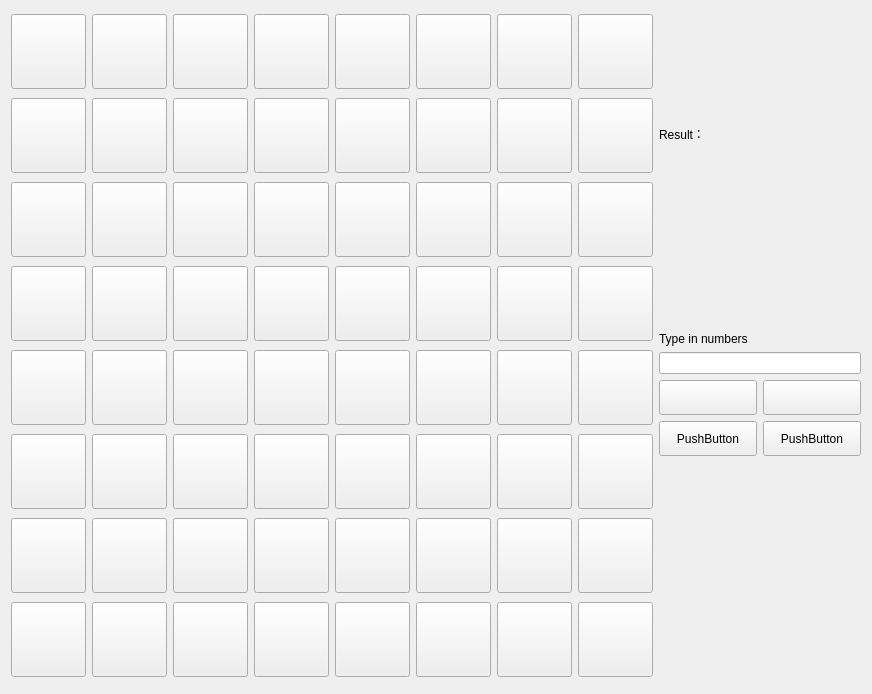
<?xml version="1.0" encoding="UTF-8"?>
<ui version="4.0">
 <class>Sudoku_Widget</class>
 <widget class="QWidget" name="Sudoku_Widget">
  <property name="geometry">
   <rect>
    <x>0</x>
    <y>0</y>
    <width>872</width>
    <height>694</height>
   </rect>
  </property>
  <property name="minimumSize">
   <size>
    <width>872</width>
    <height>694</height>
   </size>
  </property>
  <property name="maximumSize">
   <size>
    <width>872</width>
    <height>694</height>
   </size>
  </property>
  <property name="windowTitle">
   <string>Form</string>
  </property>
  <property name="autoFillBackground">
   <bool>false</bool>
  </property>
  <property name="styleSheet">
   <string notr="true"/>
  </property>
  <layout class="QGridLayout" name="gridLayout">
   <item row="0" column="0">
    <layout class="QHBoxLayout" name="horizontalLayout_9">
     <item>
      <layout class="QVBoxLayout" name="verticalLayout">
       <item>
        <layout class="QHBoxLayout" name="horizontalLayout_1">
         <item>
          <widget class="QPushButton" name="pushButton_1">
           <property name="minimumSize">
            <size>
             <width>75</width>
             <height>75</height>
            </size>
           </property>
           <property name="maximumSize">
            <size>
             <width>75</width>
             <height>75</height>
            </size>
           </property>
           <property name="text">
            <string/>
           </property>
          </widget>
         </item>
         <item>
          <widget class="QPushButton" name="pushButton_2">
           <property name="minimumSize">
            <size>
             <width>75</width>
             <height>75</height>
            </size>
           </property>
           <property name="maximumSize">
            <size>
             <width>75</width>
             <height>75</height>
            </size>
           </property>
           <property name="text">
            <string/>
           </property>
          </widget>
         </item>
         <item>
          <widget class="QPushButton" name="pushButton_3">
           <property name="minimumSize">
            <size>
             <width>75</width>
             <height>75</height>
            </size>
           </property>
           <property name="maximumSize">
            <size>
             <width>75</width>
             <height>75</height>
            </size>
           </property>
           <property name="text">
            <string/>
           </property>
          </widget>
         </item>
         <item>
          <widget class="QPushButton" name="pushButton_4">
           <property name="minimumSize">
            <size>
             <width>75</width>
             <height>75</height>
            </size>
           </property>
           <property name="maximumSize">
            <size>
             <width>75</width>
             <height>75</height>
            </size>
           </property>
           <property name="text">
            <string/>
           </property>
          </widget>
         </item>
         <item>
          <widget class="QPushButton" name="pushButton_5">
           <property name="minimumSize">
            <size>
             <width>75</width>
             <height>75</height>
            </size>
           </property>
           <property name="maximumSize">
            <size>
             <width>75</width>
             <height>75</height>
            </size>
           </property>
           <property name="text">
            <string/>
           </property>
          </widget>
         </item>
         <item>
          <widget class="QPushButton" name="pushButton_6">
           <property name="minimumSize">
            <size>
             <width>75</width>
             <height>75</height>
            </size>
           </property>
           <property name="maximumSize">
            <size>
             <width>75</width>
             <height>75</height>
            </size>
           </property>
           <property name="text">
            <string/>
           </property>
          </widget>
         </item>
         <item>
          <widget class="QPushButton" name="pushButton_7">
           <property name="minimumSize">
            <size>
             <width>75</width>
             <height>75</height>
            </size>
           </property>
           <property name="maximumSize">
            <size>
             <width>75</width>
             <height>75</height>
            </size>
           </property>
           <property name="text">
            <string/>
           </property>
          </widget>
         </item>
         <item>
          <widget class="QPushButton" name="pushButton_8">
           <property name="minimumSize">
            <size>
             <width>75</width>
             <height>75</height>
            </size>
           </property>
           <property name="maximumSize">
            <size>
             <width>75</width>
             <height>75</height>
            </size>
           </property>
           <property name="text">
            <string/>
           </property>
          </widget>
         </item>
        </layout>
       </item>
       <item>
        <layout class="QHBoxLayout" name="horizontalLayout_2">
         <item>
          <widget class="QPushButton" name="pushButton_9">
           <property name="minimumSize">
            <size>
             <width>75</width>
             <height>75</height>
            </size>
           </property>
           <property name="maximumSize">
            <size>
             <width>75</width>
             <height>75</height>
            </size>
           </property>
           <property name="text">
            <string/>
           </property>
          </widget>
         </item>
         <item>
          <widget class="QPushButton" name="pushButton_10">
           <property name="minimumSize">
            <size>
             <width>75</width>
             <height>75</height>
            </size>
           </property>
           <property name="maximumSize">
            <size>
             <width>75</width>
             <height>75</height>
            </size>
           </property>
           <property name="text">
            <string/>
           </property>
          </widget>
         </item>
         <item>
          <widget class="QPushButton" name="pushButton_11">
           <property name="minimumSize">
            <size>
             <width>75</width>
             <height>75</height>
            </size>
           </property>
           <property name="maximumSize">
            <size>
             <width>75</width>
             <height>75</height>
            </size>
           </property>
           <property name="text">
            <string/>
           </property>
          </widget>
         </item>
         <item>
          <widget class="QPushButton" name="pushButton_12">
           <property name="minimumSize">
            <size>
             <width>75</width>
             <height>75</height>
            </size>
           </property>
           <property name="maximumSize">
            <size>
             <width>75</width>
             <height>75</height>
            </size>
           </property>
           <property name="text">
            <string/>
           </property>
          </widget>
         </item>
         <item>
          <widget class="QPushButton" name="pushButton_13">
           <property name="minimumSize">
            <size>
             <width>75</width>
             <height>75</height>
            </size>
           </property>
           <property name="maximumSize">
            <size>
             <width>75</width>
             <height>75</height>
            </size>
           </property>
           <property name="text">
            <string/>
           </property>
          </widget>
         </item>
         <item>
          <widget class="QPushButton" name="pushButton_14">
           <property name="minimumSize">
            <size>
             <width>75</width>
             <height>75</height>
            </size>
           </property>
           <property name="maximumSize">
            <size>
             <width>75</width>
             <height>75</height>
            </size>
           </property>
           <property name="text">
            <string/>
           </property>
          </widget>
         </item>
         <item>
          <widget class="QPushButton" name="pushButton_15">
           <property name="minimumSize">
            <size>
             <width>75</width>
             <height>75</height>
            </size>
           </property>
           <property name="maximumSize">
            <size>
             <width>75</width>
             <height>75</height>
            </size>
           </property>
           <property name="text">
            <string/>
           </property>
          </widget>
         </item>
         <item>
          <widget class="QPushButton" name="pushButton_16">
           <property name="minimumSize">
            <size>
             <width>75</width>
             <height>75</height>
            </size>
           </property>
           <property name="maximumSize">
            <size>
             <width>75</width>
             <height>75</height>
            </size>
           </property>
           <property name="text">
            <string/>
           </property>
          </widget>
         </item>
        </layout>
       </item>
       <item>
        <layout class="QHBoxLayout" name="horizontalLayout_3">
         <item>
          <widget class="QPushButton" name="pushButton_17">
           <property name="minimumSize">
            <size>
             <width>75</width>
             <height>75</height>
            </size>
           </property>
           <property name="maximumSize">
            <size>
             <width>75</width>
             <height>75</height>
            </size>
           </property>
           <property name="text">
            <string/>
           </property>
          </widget>
         </item>
         <item>
          <widget class="QPushButton" name="pushButton_18">
           <property name="minimumSize">
            <size>
             <width>75</width>
             <height>75</height>
            </size>
           </property>
           <property name="maximumSize">
            <size>
             <width>75</width>
             <height>75</height>
            </size>
           </property>
           <property name="text">
            <string/>
           </property>
          </widget>
         </item>
         <item>
          <widget class="QPushButton" name="pushButton_19">
           <property name="minimumSize">
            <size>
             <width>75</width>
             <height>75</height>
            </size>
           </property>
           <property name="maximumSize">
            <size>
             <width>75</width>
             <height>75</height>
            </size>
           </property>
           <property name="text">
            <string/>
           </property>
          </widget>
         </item>
         <item>
          <widget class="QPushButton" name="pushButton_20">
           <property name="minimumSize">
            <size>
             <width>75</width>
             <height>75</height>
            </size>
           </property>
           <property name="maximumSize">
            <size>
             <width>75</width>
             <height>75</height>
            </size>
           </property>
           <property name="text">
            <string/>
           </property>
          </widget>
         </item>
         <item>
          <widget class="QPushButton" name="pushButton_21">
           <property name="minimumSize">
            <size>
             <width>75</width>
             <height>75</height>
            </size>
           </property>
           <property name="maximumSize">
            <size>
             <width>75</width>
             <height>75</height>
            </size>
           </property>
           <property name="text">
            <string/>
           </property>
          </widget>
         </item>
         <item>
          <widget class="QPushButton" name="pushButton_22">
           <property name="minimumSize">
            <size>
             <width>75</width>
             <height>75</height>
            </size>
           </property>
           <property name="maximumSize">
            <size>
             <width>75</width>
             <height>75</height>
            </size>
           </property>
           <property name="text">
            <string/>
           </property>
          </widget>
         </item>
         <item>
          <widget class="QPushButton" name="pushButton_23">
           <property name="minimumSize">
            <size>
             <width>75</width>
             <height>75</height>
            </size>
           </property>
           <property name="maximumSize">
            <size>
             <width>75</width>
             <height>75</height>
            </size>
           </property>
           <property name="text">
            <string/>
           </property>
          </widget>
         </item>
         <item>
          <widget class="QPushButton" name="pushButton_24">
           <property name="minimumSize">
            <size>
             <width>75</width>
             <height>75</height>
            </size>
           </property>
           <property name="maximumSize">
            <size>
             <width>75</width>
             <height>75</height>
            </size>
           </property>
           <property name="text">
            <string/>
           </property>
          </widget>
         </item>
        </layout>
       </item>
       <item>
        <layout class="QHBoxLayout" name="horizontalLayout_4">
         <item>
          <widget class="QPushButton" name="pushButton_25">
           <property name="minimumSize">
            <size>
             <width>75</width>
             <height>75</height>
            </size>
           </property>
           <property name="maximumSize">
            <size>
             <width>75</width>
             <height>75</height>
            </size>
           </property>
           <property name="text">
            <string/>
           </property>
          </widget>
         </item>
         <item>
          <widget class="QPushButton" name="pushButton_26">
           <property name="minimumSize">
            <size>
             <width>75</width>
             <height>75</height>
            </size>
           </property>
           <property name="maximumSize">
            <size>
             <width>75</width>
             <height>75</height>
            </size>
           </property>
           <property name="text">
            <string/>
           </property>
          </widget>
         </item>
         <item>
          <widget class="QPushButton" name="pushButton_27">
           <property name="minimumSize">
            <size>
             <width>75</width>
             <height>75</height>
            </size>
           </property>
           <property name="maximumSize">
            <size>
             <width>75</width>
             <height>75</height>
            </size>
           </property>
           <property name="text">
            <string/>
           </property>
          </widget>
         </item>
         <item>
          <widget class="QPushButton" name="pushButton_28">
           <property name="minimumSize">
            <size>
             <width>75</width>
             <height>75</height>
            </size>
           </property>
           <property name="maximumSize">
            <size>
             <width>75</width>
             <height>75</height>
            </size>
           </property>
           <property name="text">
            <string/>
           </property>
          </widget>
         </item>
         <item>
          <widget class="QPushButton" name="pushButton_29">
           <property name="minimumSize">
            <size>
             <width>75</width>
             <height>75</height>
            </size>
           </property>
           <property name="maximumSize">
            <size>
             <width>75</width>
             <height>75</height>
            </size>
           </property>
           <property name="text">
            <string/>
           </property>
          </widget>
         </item>
         <item>
          <widget class="QPushButton" name="pushButton_30">
           <property name="minimumSize">
            <size>
             <width>75</width>
             <height>75</height>
            </size>
           </property>
           <property name="maximumSize">
            <size>
             <width>75</width>
             <height>75</height>
            </size>
           </property>
           <property name="text">
            <string/>
           </property>
          </widget>
         </item>
         <item>
          <widget class="QPushButton" name="pushButton_31">
           <property name="minimumSize">
            <size>
             <width>75</width>
             <height>75</height>
            </size>
           </property>
           <property name="maximumSize">
            <size>
             <width>75</width>
             <height>75</height>
            </size>
           </property>
           <property name="text">
            <string/>
           </property>
          </widget>
         </item>
         <item>
          <widget class="QPushButton" name="pushButton_32">
           <property name="minimumSize">
            <size>
             <width>75</width>
             <height>75</height>
            </size>
           </property>
           <property name="maximumSize">
            <size>
             <width>75</width>
             <height>75</height>
            </size>
           </property>
           <property name="text">
            <string/>
           </property>
          </widget>
         </item>
        </layout>
       </item>
       <item>
        <layout class="QHBoxLayout" name="horizontalLayout_5">
         <item>
          <widget class="QPushButton" name="pushButton_33">
           <property name="minimumSize">
            <size>
             <width>75</width>
             <height>75</height>
            </size>
           </property>
           <property name="maximumSize">
            <size>
             <width>75</width>
             <height>75</height>
            </size>
           </property>
           <property name="text">
            <string/>
           </property>
          </widget>
         </item>
         <item>
          <widget class="QPushButton" name="pushButton_34">
           <property name="minimumSize">
            <size>
             <width>75</width>
             <height>75</height>
            </size>
           </property>
           <property name="maximumSize">
            <size>
             <width>75</width>
             <height>75</height>
            </size>
           </property>
           <property name="text">
            <string/>
           </property>
          </widget>
         </item>
         <item>
          <widget class="QPushButton" name="pushButton_35">
           <property name="minimumSize">
            <size>
             <width>75</width>
             <height>75</height>
            </size>
           </property>
           <property name="maximumSize">
            <size>
             <width>75</width>
             <height>75</height>
            </size>
           </property>
           <property name="text">
            <string/>
           </property>
          </widget>
         </item>
         <item>
          <widget class="QPushButton" name="pushButton_36">
           <property name="minimumSize">
            <size>
             <width>75</width>
             <height>75</height>
            </size>
           </property>
           <property name="maximumSize">
            <size>
             <width>75</width>
             <height>75</height>
            </size>
           </property>
           <property name="text">
            <string/>
           </property>
          </widget>
         </item>
         <item>
          <widget class="QPushButton" name="pushButton_37">
           <property name="minimumSize">
            <size>
             <width>75</width>
             <height>75</height>
            </size>
           </property>
           <property name="maximumSize">
            <size>
             <width>75</width>
             <height>75</height>
            </size>
           </property>
           <property name="text">
            <string/>
           </property>
          </widget>
         </item>
         <item>
          <widget class="QPushButton" name="pushButton_38">
           <property name="minimumSize">
            <size>
             <width>75</width>
             <height>75</height>
            </size>
           </property>
           <property name="maximumSize">
            <size>
             <width>75</width>
             <height>75</height>
            </size>
           </property>
           <property name="text">
            <string/>
           </property>
          </widget>
         </item>
         <item>
          <widget class="QPushButton" name="pushButton_39">
           <property name="minimumSize">
            <size>
             <width>75</width>
             <height>75</height>
            </size>
           </property>
           <property name="maximumSize">
            <size>
             <width>75</width>
             <height>75</height>
            </size>
           </property>
           <property name="text">
            <string/>
           </property>
          </widget>
         </item>
         <item>
          <widget class="QPushButton" name="pushButton_40">
           <property name="minimumSize">
            <size>
             <width>75</width>
             <height>75</height>
            </size>
           </property>
           <property name="maximumSize">
            <size>
             <width>75</width>
             <height>75</height>
            </size>
           </property>
           <property name="text">
            <string/>
           </property>
          </widget>
         </item>
        </layout>
       </item>
       <item>
        <layout class="QHBoxLayout" name="horizontalLayout_6">
         <item>
          <widget class="QPushButton" name="pushButton_41">
           <property name="minimumSize">
            <size>
             <width>75</width>
             <height>75</height>
            </size>
           </property>
           <property name="maximumSize">
            <size>
             <width>75</width>
             <height>75</height>
            </size>
           </property>
           <property name="text">
            <string/>
           </property>
          </widget>
         </item>
         <item>
          <widget class="QPushButton" name="pushButton_42">
           <property name="minimumSize">
            <size>
             <width>75</width>
             <height>75</height>
            </size>
           </property>
           <property name="maximumSize">
            <size>
             <width>75</width>
             <height>75</height>
            </size>
           </property>
           <property name="text">
            <string/>
           </property>
          </widget>
         </item>
         <item>
          <widget class="QPushButton" name="pushButton_43">
           <property name="minimumSize">
            <size>
             <width>75</width>
             <height>75</height>
            </size>
           </property>
           <property name="maximumSize">
            <size>
             <width>75</width>
             <height>75</height>
            </size>
           </property>
           <property name="text">
            <string/>
           </property>
          </widget>
         </item>
         <item>
          <widget class="QPushButton" name="pushButton_44">
           <property name="minimumSize">
            <size>
             <width>75</width>
             <height>75</height>
            </size>
           </property>
           <property name="maximumSize">
            <size>
             <width>75</width>
             <height>75</height>
            </size>
           </property>
           <property name="text">
            <string/>
           </property>
          </widget>
         </item>
         <item>
          <widget class="QPushButton" name="pushButton_45">
           <property name="minimumSize">
            <size>
             <width>75</width>
             <height>75</height>
            </size>
           </property>
           <property name="maximumSize">
            <size>
             <width>75</width>
             <height>75</height>
            </size>
           </property>
           <property name="text">
            <string/>
           </property>
          </widget>
         </item>
         <item>
          <widget class="QPushButton" name="pushButton_46">
           <property name="minimumSize">
            <size>
             <width>75</width>
             <height>75</height>
            </size>
           </property>
           <property name="maximumSize">
            <size>
             <width>75</width>
             <height>75</height>
            </size>
           </property>
           <property name="text">
            <string/>
           </property>
          </widget>
         </item>
         <item>
          <widget class="QPushButton" name="pushButton_47">
           <property name="minimumSize">
            <size>
             <width>75</width>
             <height>75</height>
            </size>
           </property>
           <property name="maximumSize">
            <size>
             <width>75</width>
             <height>75</height>
            </size>
           </property>
           <property name="text">
            <string/>
           </property>
          </widget>
         </item>
         <item>
          <widget class="QPushButton" name="pushButton_48">
           <property name="minimumSize">
            <size>
             <width>75</width>
             <height>75</height>
            </size>
           </property>
           <property name="maximumSize">
            <size>
             <width>75</width>
             <height>75</height>
            </size>
           </property>
           <property name="text">
            <string/>
           </property>
          </widget>
         </item>
        </layout>
       </item>
       <item>
        <layout class="QHBoxLayout" name="horizontalLayout_7">
         <item>
          <widget class="QPushButton" name="pushButton_49">
           <property name="minimumSize">
            <size>
             <width>75</width>
             <height>75</height>
            </size>
           </property>
           <property name="maximumSize">
            <size>
             <width>75</width>
             <height>75</height>
            </size>
           </property>
           <property name="text">
            <string/>
           </property>
          </widget>
         </item>
         <item>
          <widget class="QPushButton" name="pushButton_50">
           <property name="minimumSize">
            <size>
             <width>75</width>
             <height>75</height>
            </size>
           </property>
           <property name="maximumSize">
            <size>
             <width>75</width>
             <height>75</height>
            </size>
           </property>
           <property name="text">
            <string/>
           </property>
          </widget>
         </item>
         <item>
          <widget class="QPushButton" name="pushButton_51">
           <property name="minimumSize">
            <size>
             <width>75</width>
             <height>75</height>
            </size>
           </property>
           <property name="maximumSize">
            <size>
             <width>75</width>
             <height>75</height>
            </size>
           </property>
           <property name="text">
            <string/>
           </property>
          </widget>
         </item>
         <item>
          <widget class="QPushButton" name="pushButton_52">
           <property name="minimumSize">
            <size>
             <width>75</width>
             <height>75</height>
            </size>
           </property>
           <property name="maximumSize">
            <size>
             <width>75</width>
             <height>75</height>
            </size>
           </property>
           <property name="text">
            <string/>
           </property>
          </widget>
         </item>
         <item>
          <widget class="QPushButton" name="pushButton_53">
           <property name="minimumSize">
            <size>
             <width>75</width>
             <height>75</height>
            </size>
           </property>
           <property name="maximumSize">
            <size>
             <width>75</width>
             <height>75</height>
            </size>
           </property>
           <property name="text">
            <string/>
           </property>
          </widget>
         </item>
         <item>
          <widget class="QPushButton" name="pushButton_54">
           <property name="minimumSize">
            <size>
             <width>75</width>
             <height>75</height>
            </size>
           </property>
           <property name="maximumSize">
            <size>
             <width>75</width>
             <height>75</height>
            </size>
           </property>
           <property name="text">
            <string/>
           </property>
          </widget>
         </item>
         <item>
          <widget class="QPushButton" name="pushButton_55">
           <property name="minimumSize">
            <size>
             <width>75</width>
             <height>75</height>
            </size>
           </property>
           <property name="maximumSize">
            <size>
             <width>75</width>
             <height>75</height>
            </size>
           </property>
           <property name="text">
            <string/>
           </property>
          </widget>
         </item>
         <item>
          <widget class="QPushButton" name="pushButton_56">
           <property name="minimumSize">
            <size>
             <width>75</width>
             <height>75</height>
            </size>
           </property>
           <property name="maximumSize">
            <size>
             <width>75</width>
             <height>75</height>
            </size>
           </property>
           <property name="text">
            <string/>
           </property>
          </widget>
         </item>
        </layout>
       </item>
       <item>
        <layout class="QHBoxLayout" name="horizontalLayout_8">
         <item>
          <widget class="QPushButton" name="pushButton_57">
           <property name="minimumSize">
            <size>
             <width>75</width>
             <height>75</height>
            </size>
           </property>
           <property name="maximumSize">
            <size>
             <width>75</width>
             <height>75</height>
            </size>
           </property>
           <property name="text">
            <string/>
           </property>
          </widget>
         </item>
         <item>
          <widget class="QPushButton" name="pushButton_58">
           <property name="minimumSize">
            <size>
             <width>75</width>
             <height>75</height>
            </size>
           </property>
           <property name="maximumSize">
            <size>
             <width>75</width>
             <height>75</height>
            </size>
           </property>
           <property name="text">
            <string/>
           </property>
          </widget>
         </item>
         <item>
          <widget class="QPushButton" name="pushButton_59">
           <property name="minimumSize">
            <size>
             <width>75</width>
             <height>75</height>
            </size>
           </property>
           <property name="maximumSize">
            <size>
             <width>75</width>
             <height>75</height>
            </size>
           </property>
           <property name="text">
            <string/>
           </property>
          </widget>
         </item>
         <item>
          <widget class="QPushButton" name="pushButton_60">
           <property name="minimumSize">
            <size>
             <width>75</width>
             <height>75</height>
            </size>
           </property>
           <property name="maximumSize">
            <size>
             <width>75</width>
             <height>75</height>
            </size>
           </property>
           <property name="text">
            <string/>
           </property>
          </widget>
         </item>
         <item>
          <widget class="QPushButton" name="pushButton_61">
           <property name="minimumSize">
            <size>
             <width>75</width>
             <height>75</height>
            </size>
           </property>
           <property name="maximumSize">
            <size>
             <width>75</width>
             <height>75</height>
            </size>
           </property>
           <property name="text">
            <string/>
           </property>
          </widget>
         </item>
         <item>
          <widget class="QPushButton" name="pushButton_62">
           <property name="minimumSize">
            <size>
             <width>75</width>
             <height>75</height>
            </size>
           </property>
           <property name="maximumSize">
            <size>
             <width>75</width>
             <height>75</height>
            </size>
           </property>
           <property name="text">
            <string/>
           </property>
          </widget>
         </item>
         <item>
          <widget class="QPushButton" name="pushButton_63">
           <property name="minimumSize">
            <size>
             <width>75</width>
             <height>75</height>
            </size>
           </property>
           <property name="maximumSize">
            <size>
             <width>75</width>
             <height>75</height>
            </size>
           </property>
           <property name="text">
            <string/>
           </property>
          </widget>
         </item>
         <item>
          <widget class="QPushButton" name="pushButton_64">
           <property name="minimumSize">
            <size>
             <width>75</width>
             <height>75</height>
            </size>
           </property>
           <property name="maximumSize">
            <size>
             <width>75</width>
             <height>75</height>
            </size>
           </property>
           <property name="text">
            <string/>
           </property>
          </widget>
         </item>
        </layout>
       </item>
      </layout>
     </item>
    </layout>
   </item>
   <item row="0" column="1">
    <layout class="QVBoxLayout" name="verticalLayout_2">
     <item>
      <spacer name="verticalSpacer">
       <property name="orientation">
        <enum>Qt::Vertical</enum>
       </property>
       <property name="sizeHint" stdset="0">
        <size>
         <width>20</width>
         <height>40</height>
        </size>
       </property>
      </spacer>
     </item>
     <item>
      <widget class="QLabel" name="label_2">
       <property name="text">
        <string>Result：</string>
       </property>
      </widget>
     </item>
     <item alignment="Qt::AlignHCenter">
      <widget class="QLabel" name="label_3">
       <property name="minimumSize">
        <size>
         <width>64</width>
         <height>64</height>
        </size>
       </property>
       <property name="maximumSize">
        <size>
         <width>64</width>
         <height>64</height>
        </size>
       </property>
       <property name="text">
        <string/>
       </property>
       <property name="alignment">
        <set>Qt::AlignCenter</set>
       </property>
      </widget>
     </item>
     <item>
      <spacer name="verticalSpacer_3">
       <property name="orientation">
        <enum>Qt::Vertical</enum>
       </property>
       <property name="sizeHint" stdset="0">
        <size>
         <width>20</width>
         <height>40</height>
        </size>
       </property>
      </spacer>
     </item>
     <item>
      <widget class="QLabel" name="label">
       <property name="text">
        <string>Type in numbers</string>
       </property>
      </widget>
     </item>
     <item>
      <widget class="QLineEdit" name="lineEdit"/>
     </item>
     <item>
      <layout class="QHBoxLayout" name="horizontalLayout">
       <item>
        <widget class="QPushButton" name="pushButton">
         <property name="minimumSize">
          <size>
           <width>0</width>
           <height>35</height>
          </size>
         </property>
         <property name="maximumSize">
          <size>
           <width>16777215</width>
           <height>35</height>
          </size>
         </property>
         <property name="text">
          <string/>
         </property>
        </widget>
       </item>
       <item>
        <widget class="QPushButton" name="pushButton_65">
         <property name="minimumSize">
          <size>
           <width>0</width>
           <height>35</height>
          </size>
         </property>
         <property name="maximumSize">
          <size>
           <width>16777215</width>
           <height>35</height>
          </size>
         </property>
         <property name="text">
          <string/>
         </property>
        </widget>
       </item>
      </layout>
     </item>
     <item>
      <layout class="QHBoxLayout" name="horizontalLayout_10">
       <item>
        <widget class="QPushButton" name="pushButton_66">
         <property name="minimumSize">
          <size>
           <width>0</width>
           <height>35</height>
          </size>
         </property>
         <property name="text">
          <string>PushButton</string>
         </property>
        </widget>
       </item>
       <item>
        <widget class="QPushButton" name="pushButton_67">
         <property name="minimumSize">
          <size>
           <width>0</width>
           <height>35</height>
          </size>
         </property>
         <property name="text">
          <string>PushButton</string>
         </property>
        </widget>
       </item>
      </layout>
     </item>
     <item>
      <spacer name="verticalSpacer_4">
       <property name="orientation">
        <enum>Qt::Vertical</enum>
       </property>
       <property name="sizeHint" stdset="0">
        <size>
         <width>20</width>
         <height>40</height>
        </size>
       </property>
      </spacer>
     </item>
     <item>
      <spacer name="verticalSpacer_2">
       <property name="orientation">
        <enum>Qt::Vertical</enum>
       </property>
       <property name="sizeHint" stdset="0">
        <size>
         <width>20</width>
         <height>40</height>
        </size>
       </property>
      </spacer>
     </item>
    </layout>
   </item>
  </layout>
 </widget>
 <resources/>
 <connections/>
</ui>
